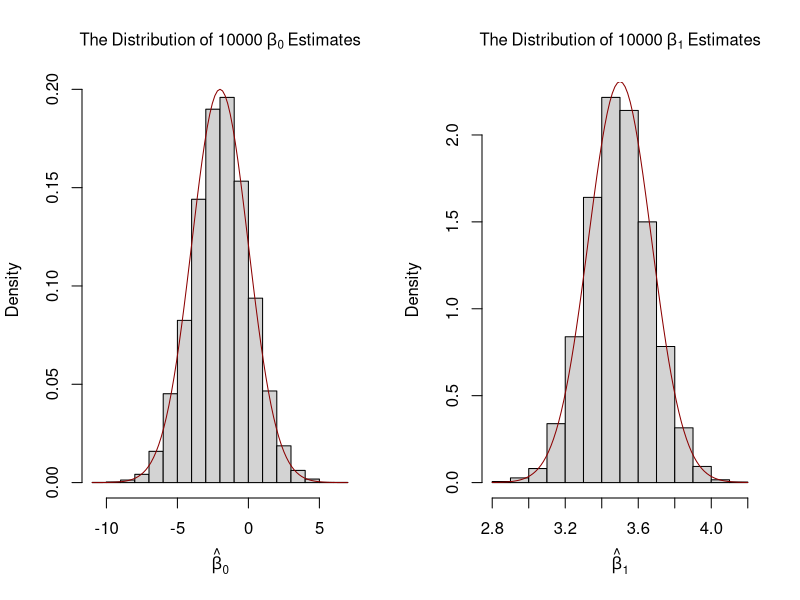

R code for this plot:
# simulate data
N <- 100000
X <- runif(N, min = 0, max = 20)
u <- rnorm(N, sd = 10)

# population regression
Y <- -2 + 3.5 * X + u
population <- data.frame(X, Y)

# set sample size
n <- 100

# compute the variance of beta_hat_0
H_i <- 1 - mean(X) / mean(X^2) * X
var_b0 <- var(H_i * u) / (n * mean(H_i^2)^2 )

# compute the variance of hat_beta_1
var_b1 <- var( ( X - mean(X) ) * u ) / (100 * var(X)^2)

# set repetitions and sample size
n <- 100
reps <- 10000

# initialize the matrix of outcomes
fit <- matrix(ncol = 2, nrow = reps)

# loop sampling and estimation of the coefficients
for (i in 1:reps){
  
  sample <- population[sample(1:N, n), ]
  fit[i, ] <- lm(Y ~ X, data = sample)$coefficients
  
}

# compute variance estimates using outcomes
var(fit[, 1])
var(fit[, 2])

# divide plotting area as 1-by-2 array
par(mfrow = c(1, 2))

# plot histograms of beta_0 estimates
hist(fit[, 1],
     cex.main = 1,
     main = bquote(The ~ Distribution  ~ of ~ 10000 ~ beta[0] ~ Estimates), 
     xlab = bquote(hat(beta)[0]), 
     freq = F)

# add true distribution to plot
curve(dnorm(x, 
            -2, 
            sqrt(var_b0)), 
      add = T, 
      col = "darkred")

# plot histograms of beta_hat_1 
hist(fit[, 2],
     cex.main = 1,
     main = bquote(The ~ Distribution  ~ of ~ 10000 ~ beta[1] ~ Estimates), 
     xlab = bquote(hat(beta)[1]), 
     freq = F)

# add true distribution to plot
curve(dnorm(x, 
            3.5, 
            sqrt(var_b1)), 
      add = T, 
      col = "darkred")
